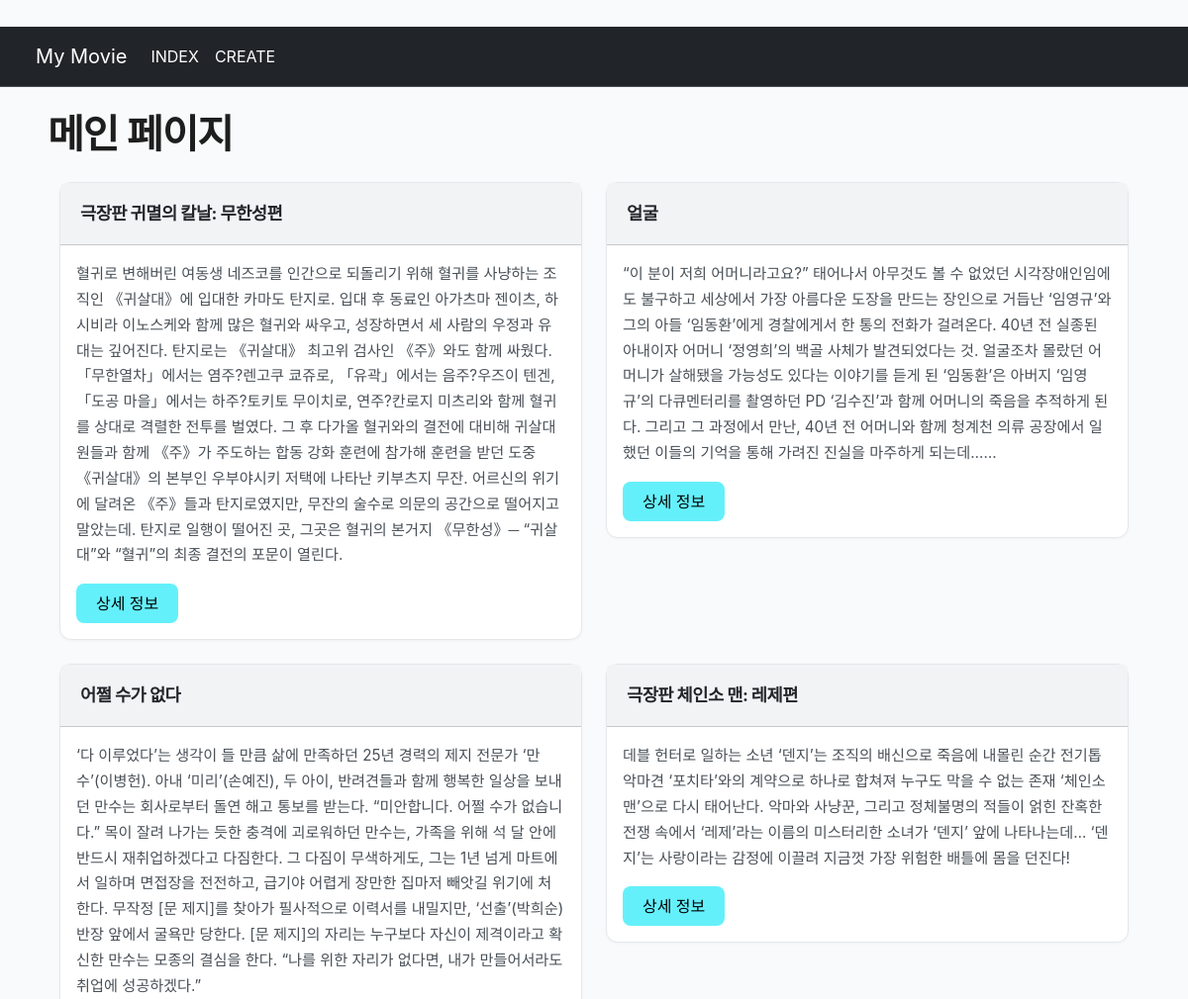
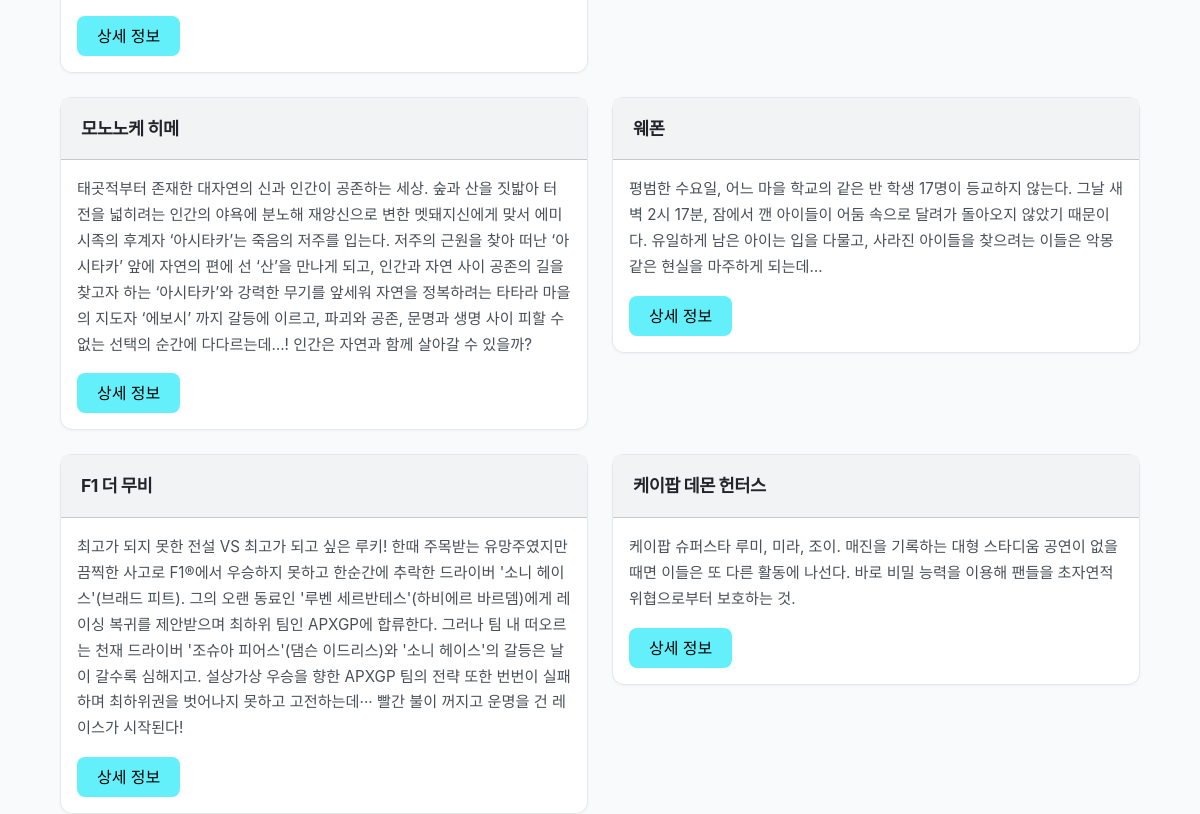
Page /movies/ on the committed database (2 pictures, top to bottom).
### movies/models.py (models this page shows)
class Movie(models.Model):
    title = models.TextField()
    story = models.TextField()
    director = models.TextField()

### movies/views.py (the view)
# urls.py: path('', views.index, name='index'),
def index(request):
    movies = Movie.objects.all()
    context = {
        'movies': movies,
    }
    return render(request, 'movies/index.html', context)

### movies/templates/movies/index.html (shortened to what this page needs)
﻿{% extends "base.html" %}
{% block content %}
  <h1 class='pt-4 mb-4 ms-5'>메인 페이지</h1>
  <div class='row row-cols-1 mx-5 g-4'>
  {% for movie in movies %}
    <div class='col-6'>
      <div class="card">
        <div class='card-header align-middle'>
          <span class="card-title fw-bolder mb-0">{{ movie.title }}</span>
        </div>
        <div class="card-body">
          <p class="card-text">{{ movie.story }}</p>
          <a class="btn btn-info" href="{% url "movies:detail" movie.id %}" role="button">상세 정보</a>
        </div>
    </div>
  </div>
  {% endfor %}
   </div>
{% endblock content %}

### layout/base.html (shortened to what this page needs)
﻿<!DOCTYPE html>
<html lang="en">
<head>
  <link href="https://cdn.jsdelivr.net/npm/bootstrap@5.3.8/dist/css/bootstrap.min.css" rel="stylesheet">
  <link rel="stylesheet" href="https://cdn.jsdelivr.net/npm/pretendard@1.3.6/dist/web/static/pretendard.css" />
</head>
<body>
  <nav class="navbar px-4 sticky-top navbar-expand-lg bg-dark border-bottom border-body" data-bs-theme='dark'>
  <div class="container-fluid">
    <a class="navbar-brand" href="{% url 'movies:index' %}">My Movie</a>
    <div class="collapse navbar-collapse" id="navbarNav">
      <ul class="navbar-nav align-items-center">
        <li class="nav-item">
          <a class="nav-link active" aria-current="page" href="{% url 'movies:index' %}">INDEX</a>
        </li>
        <li class="nav-item">
          <a class="nav-link active" href=" {% url 'movies:new' %}">CREATE</a>
        </li>
      </ul>
    </div>
  </div>
</nav>
  {% block content %}
  {% endblock content %}
</body>
</html>

### layout/base.html (style rules this page uses)
body { font-family: 'Pretendard', -apple-system, BlinkMacSystemFont, system-ui, Roboto, 'Helvetica Neue', sans-serif; color: #1e1e1e; background-color: #f9fafb; line-height: 1.7; }
h1, h2, h3, .card-title { font-weight: 600; letter-spacing: -0.03em; }
.card { border: 1px solid #e5e8eb; border-radius: 12px; background-color: #ffffff; box-shadow: 0 1px 3px rgba(0, 0, 0, 0.04); transition: box-shadow 0.2s ease; }
.card-header { background-color: #f1f3f5; padding: 1rem 1.25rem; font-size: 1.1rem; }
.card-text { font-size: 0.95rem; color: #495057; }
.btn-info { background-color: #64f0faff; border: none; font-weight: 500; padding: 0.5rem 1.25rem; border-radius: 8px; }

### rows in the picture
Movie: title "극장판 귀멸의 칼날: 무한성편", story "혈귀로 변해버린 여동생 네즈코를 인간으로 되돌리기 위해 혈귀를 사냥하는 조직인 《귀살대》에 입대한 카마도 탄지로. 입대 후 동료인 아가츠마 젠이츠, 하시비라 이노스케와 함께 많은 혈귀와 싸우고, 성장하면서 세 사람의 우정과 유대는 깊어진다. 탄지로는 《귀살대》 최고위 검사인 《주》와도 함께 싸웠다. 「무한열차」에서는 염주?렌고쿠 쿄쥬로, 「유곽」에서는 음주?우즈이 텐겐, 「도공 마을」에서는 하주?토키토 무이치로, 연주?칸로지 미츠리와 함께 혈귀를 상대로 격렬한 전투를 벌였다. 그 후 다가올 혈귀와의 결전에 대비해 귀살대원들과 함께 《주》가 주도하는 합동 강화 훈련에 참가해 훈련을 받던 도중 《귀살대》의 본부인 우부야시키 저택에 나타난 키부츠지 무잔. 어르신의 위기에 달려온 《주》들과 탄지로였지만, 무잔의 술수로 의문의 공간으로 떨어지고 말았는데. 탄지로 일행이 떨어진 곳, 그곳은 혈귀의 본거지 《무한성》─ “귀살대”와 “혈귀”의 최종 결전의 포문이 열린다."
Movie: title "얼굴", story "“이 분이 저희 어머니라고요?” 태어나서 아무것도 볼 수 없었던 시각장애인임에도 불구하고 세상에서 가장 아름다운 도장을 만드는 장인으로 거듭난 ‘임영규’와 그의 아들 ‘임동환’에게 경찰에게서 한 통의 전화가 걸려온다. 40년 전 실종된 아내이자 어머니 ‘정영희’의 백골 사체가 발견되었다는 것. 얼굴조차 몰랐던 어머니가 살해됐을 가능성도 있다는 이야기를 듣게 된 ‘임동환’은 아버지 ‘임영규’의 다큐멘터리를 촬영하던 PD ‘김수진’과 함께 어머니의 죽음을 추적하게 된다. 그리고 그 과정에서 만난, 40년 전 어머니와 함께 청계천 의류 공장에서 일했던 이들의 기억을 통해 가려진 진실을 마주하게 되는데……"
Movie: title "어쩔 수가 없다", story "‘다 이루었다’는 생각이 들 만큼 삶에 만족하던 25년 경력의 제지 전문가 ‘만수’(이병헌). 아내 ‘미리’(손예진), 두 아이, 반려견들과 함께 행복한 일상을 보내던 만수는 회사로부터 돌연 해고 통보를 받는다. “미안합니다. 어쩔 수가 없습니다.” 목이 잘려 나가는 듯한 충격에 괴로워하던 만수는, 가족을 위해 석 달 안에 반드시 재취업하겠다고 다짐한다. 그 다짐이 무색하게도, 그는 1년 넘게 마트에서 일하며 면접장을 전전하고, 급기야 어렵게 장만한 집마저 빼앗길 위기에 처한다. 무작정 [문 제지]를 찾아가 필사적으로 이력서를 내밀지만, ‘선출’(박희순) 반장 앞에서 굴욕만 당한다. [문 제지]의 자리는 누구보다 자신이 제격이라고 확신한 만수는 모종의 결심을 한다. “나를 위한 자리가 없다면, 내가 만들어서라도 취업에 성공하겠다.”"
Movie: title "극장판 체인소 맨: 레제편", story "데블 헌터로 일하는 소년 ‘덴지’는 조직의 배신으로 죽음에 내몰린 순간 전기톱 악마견 ‘포치타’와의 계약으로 하나로 합쳐져 누구도 막을 수 없는 존재 ‘체인소 맨’으로 다시 태어난다. 악마와 사냥꾼, 그리고 정체불명의 적들이 얽힌 잔혹한 전쟁 속에서 ‘레제’라는 이름의 미스터리한 소녀가 ‘덴지’ 앞에 나타나는데… ‘덴지’는 사랑이라는 감정에 이끌려 지금껏 가장 위험한 배틀에 몸을 던진다!"
Movie: title "모노노케 히메", story "태곳적부터 존재한 대자연의 신과 인간이 공존하는 세상. 숲과 산을 짓밟아 터전을 넓히려는 인간의 야욕에 분노해 재앙신으로 변한 멧돼지신에게 맞서 에미시족의 후계자 ‘아시타카’는 죽음의 저주를 입는다. 저주의 근원을 찾아 떠난 ‘아시타카’ 앞에 자연의 편에 선 ‘산’을 만나게 되고, 인간과 자연 사이 공존의 길을 찾고자 하는 ‘아시타카’와 강력한 무기를 앞세워 자연을 정복하려는 타타라 마을의 지도자 ‘에보시’ 까지 갈등에 이르고, 파괴와 공존, 문명과 생명 사이 피할 수 없는 선택의 순간에 다다르는데…! 인간은 자연과 함께 살아갈 수 있을까?"
Movie: title "웨폰", story "평범한 수요일, 어느 마을 학교의 같은 반 학생 17명이 등교하지 않는다. 그날 새벽 2시 17분, 잠에서 깬 아이들이 어둠 속으로 달려가 돌아오지 않았기 때문이다. 유일하게 남은 아이는 입을 다물고, 사라진 아이들을 찾으려는 이들은 악몽 같은 현실을 마주하게 되는데…"
Movie: title "F1 더 무비", story "최고가 되지 못한 전설 VS 최고가 되고 싶은 루키! 한때 주목받는 유망주였지만 끔찍한 사고로 F1®에서 우승하지 못하고 한순간에 추락한 드라이버 '소니 헤이스'(브래드 피트). 그의 오랜 동료인 '루벤 세르반테스'(하비에르 바르뎀)에게 레이싱 복귀를 제안받으며 최하위 팀인 APXGP에 합류한다. 그러나 팀 내 떠오르는 천재 드라이버 '조슈아 피어스'(댐슨 이드리스)와 '소니 헤이스'의 갈등은 날이 갈수록 심해지고. 설상가상 우승을 향한 APXGP 팀의 전략 또한 번번이 실패하며 최하위권을 벗어나지 못하고 고전하는데··· 빨간 불이 꺼지고 운명을 건 레이스가 시작된다!"
Movie: title "케이팝 데몬 헌터스", story "케이팝 슈퍼스타 루미, 미라, 조이. 매진을 기록하는 대형 스타디움 공연이 없을 때면 이들은 또 다른 활동에 나선다. 바로 비밀 능력을 이용해 팬들을 초자연적 위협으로부터 보호하는 것."
